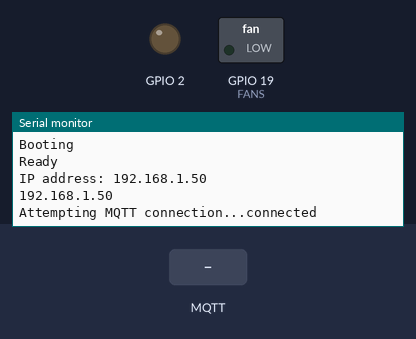
A program run on a simulated ESP32. On the bench: switched loads named in the program (green lamp = pin HIGH), output pins drawn as LEDs (lit = HIGH), the last lines printed to the serial monitor. The test bench sets the inputs (shaded band). WiFi joins after 1.5 s; servers stay silent unless stated; no MQTT or app messages arrive unless stated.

Above: at 2.7 s.
2.8 s: MQTT message "FANS" arrives on the first subscribed topic
At 3.6 s:
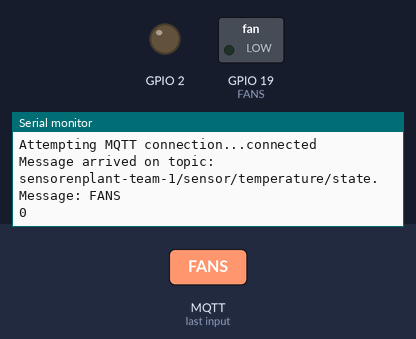
4.3 s: MQTT message "1" arrives on the first subscribed topic
At 4.6 s:
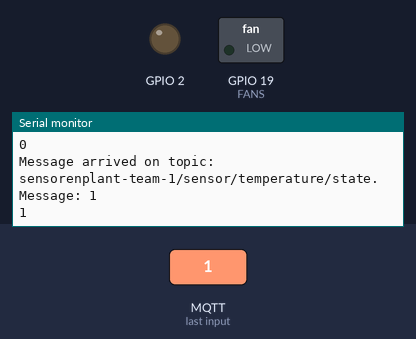

The program:

main.cpp
```cpp
#include <Arduino.h>
#include "PubSubClient.h" //pio lib install "knolleary/PubSubClient"
#include <OneWire.h>
#include <ArduinoOTA.h>
#include <WiFi.h>
#include <ESPmDNS.h>
#include <WiFiUdp.h>

#define SSID          "CM3"
#define PWD           "WelcomeToCM3"

#define MQTT_SERVER   "192.168.0.40"
#define MQTT_PORT     1883

#define FANS      19

WiFiClient espClient;
PubSubClient client(espClient);
long lastMsg = 0;
char msg[50];
int value = 0;
int i = 0;
bool LEFT_T1 = LOW;
bool LEFT_T2 = LOW;
bool TIMER = LOW;
bool RIGHT_T2 = LOW;
bool RIGHT_T3 = LOW;
bool LEFT_H1 = LOW;
bool LEFT_H2 = LOW;
bool RIGHT_H2 = LOW;
bool RIGHT_H3 = LOW;
bool LEFT_C1 = LOW;
bool LEFT_C2 = LOW;
bool RIGHT_C2 = LOW;
bool RIGHT_C3 = LOW;
unsigned long previousMillis = 0;       // will store last time LED was updated
const long interval = 900000;           // interval at which to blink (milliseconds) 1800000 = 30 minutes
const long interval2 = 2700000;          // interval at which to blink (milliseconds) 3600000 = 60 minutes
int ledState = LOW;             // ledState used to set the LED


void callback(char *topic, byte *message, unsigned int length);

void setup() {
  pinMode(FANS, OUTPUT);
  digitalWrite(FANS, LOW);
  pinMode(2,OUTPUT);
  Serial.begin(9600);
  Serial.println("Booting");
  WiFi.mode(WIFI_STA);
  WiFi.begin(SSID, PWD);
  while (WiFi.waitForConnectResult() != WL_CONNECTED) {
    Serial.println("Connection Failed! Rebooting...");
    delay(5000);
    ESP.restart();
  }

  // Port defaults to 3232
  // ArduinoOTA.setPort(3232);

  // Hostname defaults to esp3232-[MAC]
  ArduinoOTA.setHostname("fans");

  // No authentication by default
  //ArduinoOTA.setPassword("69d8ff0075fecdeba2b23dfbb2a89ffb");

  // Password can be set with it's md5 value as well
  // MD5(WelcomeToVF) = 69d8ff0075fecdeba2b23dfbb2a89ffb
  ArduinoOTA.setPasswordHash("69d8ff0075fecdeba2b23dfbb2a89ffb");

  ArduinoOTA.onStart([]() {
      String type;
      if (ArduinoOTA.getCommand() == U_FLASH)
        type = "sketch";
      else // U_SPIFFS
        type = "filesystem";

      // NOTE: if updating SPIFFS this would be the place to unmount SPIFFS using SPIFFS.end()
      Serial.println("Start updating " + type);
    })
    .onEnd([]() {
      Serial.println("\nEnd");
    })
    .onProgress([](unsigned int progress, unsigned int total) {
      Serial.printf("Progress: %u%%\r", (progress / (total / 100)));
    })
    .onError([](ota_error_t error) {
      Serial.printf("Error[%u]: ", error);
      if (error == OTA_AUTH_ERROR) Serial.println("Auth Failed");
      else if (error == OTA_BEGIN_ERROR) Serial.println("Begin Failed");
      else if (error == OTA_CONNECT_ERROR) Serial.println("Connect Failed");
      else if (error == OTA_RECEIVE_ERROR) Serial.println("Receive Failed");
      else if (error == OTA_END_ERROR) Serial.println("End Failed");
    });

  ArduinoOTA.begin();

  Serial.println("Ready");
  Serial.print("IP address: ");
  Serial.println(WiFi.localIP());
  client.setServer(MQTT_SERVER, MQTT_PORT);
  client.setCallback(callback);
  Serial.println(WiFi.localIP());

}

void callback(char *topic, byte *message, unsigned int length)
{
  Serial.print("Message arrived on topic: ");
  Serial.print(topic);
  Serial.print(". Message: ");
  String messageTemp;
  String topicString = String(topic);
  for (int i = 0; i < length; i++)
  {
    Serial.print((char)message[i]);
    messageTemp += (char)message[i];
  }
  Serial.println();

  // Feel free to add more if statements to control more GPIOs with MQTT

  // If a message is received on the topic esp32/output, you check if the message is either "on" or "off".
  // Changes the output state according to the message
  if (String(topic) == "sensorenplant-team-1/sensor/temperature/state")
  {
    int waarde = messageTemp.toInt();
    Serial.println(waarde);
    if (waarde >= 28)
    {
      LEFT_T1 = HIGH;
    }
    else
    {
      LEFT_T1 = LOW;
    }
  }
  else if(String(topic) == "sensorenplant-team-2/sensor/temperature/state"){
      int waarde = messageTemp.toInt();
      Serial.println(waarde);
      if (waarde >= 28 )
      {
        LEFT_T2 = HIGH;
        RIGHT_T2 = HIGH;
      }
      else
      {
        LEFT_T2 = LOW;
        RIGHT_T2 = LOW;
      }
    }
  else if(String(topic) == "sensorenplantteam3/sensor/temperature/state"){
      int waarde = messageTemp.toInt();
      Serial.println(waarde);
      if (waarde >= 28)
      {
        RIGHT_T3 = HIGH;
      }
      else
      {
        RIGHT_T3 = LOW;
      }
    }
  else if (String(topic) == "sensorenplant-team-1/sensor/humidity/state"){
    int waarde = messageTemp.toInt();
    Serial.println(waarde);
    if (waarde >= 90)
    {
      LEFT_H1 = HIGH;
    }
    else
    {
      LEFT_H1 = LOW;
    }
  }
  else if(String(topic) == "sensorenplant-team-2/sensor/humidity/state" ){
      int waarde = messageTemp.toInt();
      Serial.println(waarde);
      if (waarde >= 90 )
      {
        LEFT_H2 = HIGH;
        RIGHT_H2 = HIGH;
      }
      else
      {
        LEFT_H2 = LOW;
        RIGHT_H2 = LOW;
      }
    }
  else if(String(topic) == "sensorenplantteam3/sensor/humidity/state" ){
      int waarde = messageTemp.toInt();
      Serial.println(waarde);
      if (waarde >= 90)
      {
        RIGHT_H3 = HIGH;
      }
      else
      {
        RIGHT_H3 = LOW;
      }
    }
  else if(String(topic) == "FANS"){
    int waarde = messageTemp.toInt();
    if (waarde == 1)
    {
      TIMER = HIGH;
    }
    else if(waarde == 0)
    {
      TIMER = LOW;
    }
  }
  if(LEFT_T1 == HIGH || LEFT_T2 == HIGH || RIGHT_T2 == HIGH || RIGHT_T3 == HIGH || LEFT_H1 == HIGH || LEFT_H2 == HIGH || RIGHT_H2 == HIGH || RIGHT_H3 == HIGH || TIMER == HIGH )
    {
      digitalWrite(FANS, HIGH);
    }
    else
    {
      digitalWrite(FANS, LOW);
    }
}

void reconnect()
{
  // Loop until we're reconnected
  while (!client.connected())
  {
    Serial.print("Attempting MQTT connection...");
    // Attempt to connect
    // creat unique client ID
    // in Mosquitto broker enable anom. access
    if (client.connect("Fans"))
    {
      Serial.println("connected");
      // Subscribe
      client.subscribe("sensorenplant-team-1/sensor/temperature/state");
      client.subscribe("sensorenplant-team-2/sensor/temperature/state");
      client.subscribe("sensorenplantteam3/sensor/temperature/state");
      client.subscribe("sensorenplant-team-1/sensor/humidity/state");
      client.subscribe("sensorenplant-team-2/sensor/humidity/state");
      client.subscribe("sensorenplantteam3/sensor/humidity/state");
      client.subscribe("FANS");
    }
    else
    {
      Serial.print("failed, rc=");
      Serial.print(client.state());
      Serial.println(" try again in 5 seconds");
      // Wait 5 seconds before retrying
      delay(5000);
    }
  }
}

void loop()
{
  if (!client.connected())
  {
    reconnect();
  }
  ArduinoOTA.handle();
  client.loop();
  long now = millis();
  if (now - lastMsg > 5000)
  {
    lastMsg = now;
    }
  }
```

Measured:
- after the input at 2.8 s, the serial monitor: prints a new line at once (image 1)
- after the input at 4.3 s, the serial monitor: prints a new line at once (image 2)
